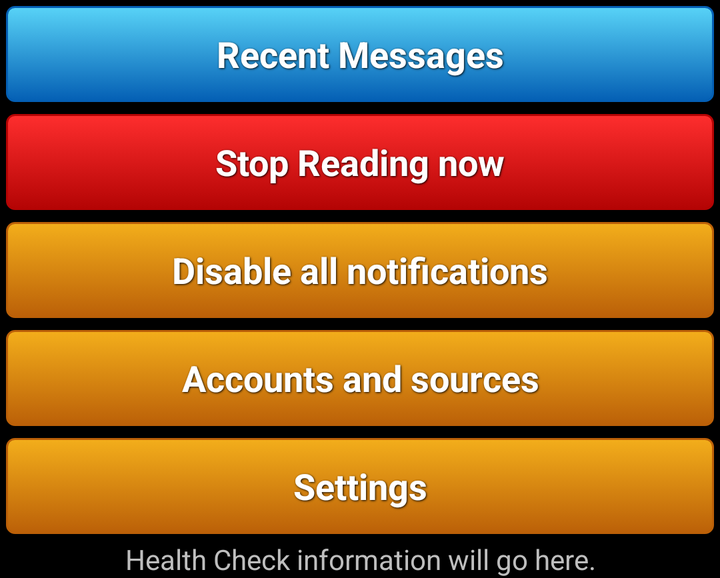
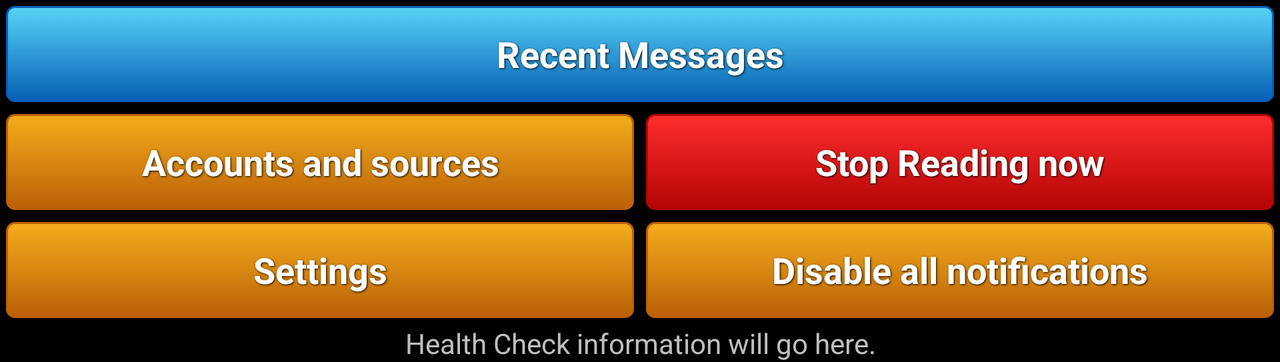

An Android layout and its configuration variant, each rendered on a device that would load it. The default file and the variant file are quoted in full after the pictures.
<!-- AndroidManifest.xml: application theme android:Theme.Holo -->
<!-- res/layout/screen_home.xml -->
<?xml version="1.0" encoding="utf-8"?>
<LinearLayout xmlns:android="http://schemas.android.com/apk/res/android"
    android:layout_width="fill_parent"
    android:layout_height="wrap_content"
    android:layout_gravity="center_vertical"
    android:orientation="vertical" >

    <Button
        android:id="@+id/home_recentMessages"
        style="@style/ButtonTextBlue"
        android:layout_width="fill_parent"
        android:layout_height="wrap_content"
        android:onClick="launchRecentMessages"
        android:text="@string/recent_messages" />

    <Button
        android:id="@+id/home_stopReadingNow"
        style="@style/ButtonTextRed"
        android:layout_width="fill_parent"
        android:layout_height="wrap_content"
        android:onClick="stopReadingNow"
        android:text="@string/stop_reading_now" />

    <Button
        android:id="@+id/home_disableAll"
        style="@style/ButtonTextOrange"
        android:layout_width="fill_parent"
        android:layout_height="wrap_content"
        android:onClick="disableEnableNotifications"
        android:text="@string/disable_all_notifications" />

    <Button
        android:id="@+id/home_accounts"
        style="@style/ButtonTextOrange"
        android:layout_width="fill_parent"
        android:layout_height="wrap_content"
        android:enabled="false"
        android:onClick="launchAccounts"
        android:text="@string/accounts_and_sources" />

    <Button
        android:id="@+id/home_settings"
        style="@style/ButtonTextOrange"
        android:layout_width="fill_parent"
        android:layout_height="wrap_content"
        android:onClick="launchSettings"
        android:text="@string/settings" />

    <TextView
        android:id="@+id/home_healthCheck"
        android:layout_width="match_parent"
        android:layout_height="wrap_content"
        android:gravity="center_horizontal"
        android:text="@string/health_check_placeholder" />

</LinearLayout>
<!-- resources referenced by this layout -->
<resources>
  <string name="accounts_and_sources">Accounts and sources</string>
  <string name="disable_all_notifications">Disable all notifications</string>
  <string name="health_check_placeholder">Health Check information will go here.</string>
  <string name="recent_messages">Recent Messages</string>
  <string name="settings">Settings</string>
  <string name="stop_reading_now">Stop Reading now</string>
  <style name="ButtonTextBlue">
          <item name="android:background">@drawable/btn_home_blue</item>
          <item name="android:layout_width">fill_parent</item>
          <item name="android:layout_height">wrap_content</item>
          <item name="android:textColor">#ffffff</item>
          <item name="android:gravity">center</item>
          <item name="android:layout_margin">3dp</item>
          <item name="android:textSize">18sp</item>
          <item name="android:textStyle">bold</item>
          <item name="android:shadowColor">#000000</item>
          <item name="android:shadowDx">1</item>
          <item name="android:shadowDy">1</item>
          <item name="android:shadowRadius">2</item>
      </style>
  <style name="ButtonTextOrange">
          <item name="android:background">@drawable/btn_home_orange</item>
          <item name="android:layout_width">fill_parent</item>
          <item name="android:layout_height">wrap_content</item>
          <item name="android:textColor">#ffffff</item>
          <item name="android:gravity">center</item>
          <item name="android:layout_margin">3dp</item>
          <item name="android:textSize">18sp</item>
          <item name="android:textStyle">bold</item>
          <item name="android:shadowColor">#000000</item>
          <item name="android:shadowDx">1</item>
          <item name="android:shadowDy">1</item>
          <item name="android:shadowRadius">2</item>
      </style>
  <style name="ButtonTextRed">
          <item name="android:background">@drawable/btn_home_red</item>
          <item name="android:layout_width">fill_parent</item>
          <item name="android:layout_height">wrap_content</item>
          <item name="android:textColor">#ffffff</item>
          <item name="android:gravity">center</item>
          <item name="android:layout_margin">3dp</item>
          <item name="android:textSize">18sp</item>
          <item name="android:textStyle">bold</item>
          <item name="android:shadowColor">#000000</item>
          <item name="android:shadowDx">1</item>
          <item name="android:shadowDy">1</item>
          <item name="android:shadowRadius">2</item>
      </style>
  <!-- drawable btn_home_red (drawable) -->
  <?xml version="1.0" encoding="utf-8"?>
  
  <selector xmlns:android="http://schemas.android.com/apk/res/android">
    	<item android:state_pressed="true">
        	<shape>
          	<solid android:color="#FE2E2E" />
            	<stroke android:width="1dp" android:color="#B40404" />
            	<corners android:radius="3dp" />
            	<padding android:bottom="10dp" android:left="10dp" android:right="10dp" android:top="10dp" />
        	</shape>
      </item>
      <item>
          <shape>
              <gradient android:angle="270" android:endColor="#B40404" android:startColor="#FE2E2E" />
              <stroke android:width="1dp" android:color="#B40404" />
              <corners android:radius="4dp" />
              <padding android:bottom="10dp" android:left="10dp" android:right="10dp" android:top="10dp" />
          </shape>
      </item>
  </selector>
</resources>
<!-- res/layout-land/screen_home.xml (the repository's variant of the layout above) -->
<!-- drawn on the phone turned sideways -->
<?xml version="1.0" encoding="utf-8"?>
<LinearLayout xmlns:android="http://schemas.android.com/apk/res/android"
    android:layout_width="fill_parent"
    android:layout_height="wrap_content"
    android:layout_gravity="center_vertical"
    android:orientation="vertical" >

    <LinearLayout
        android:layout_width="fill_parent"
        android:layout_height="wrap_content"
        android:layout_gravity="center_vertical"
        android:orientation="vertical" >

        <Button
            android:id="@+id/home_recentMessages"
            style="@style/ButtonTextBlue"
            android:layout_width="fill_parent"
            android:layout_height="wrap_content"
            android:onClick="launchRecentMessages"
            android:text="@string/recent_messages" />
    </LinearLayout>

    <LinearLayout
        android:layout_width="fill_parent"
        android:layout_height="wrap_content"
        android:layout_gravity="fill"
        android:baselineAligned="false"
        android:orientation="horizontal" >

        <LinearLayout
            android:layout_width="fill_parent"
            android:layout_height="wrap_content"
            android:layout_gravity="top|fill_horizontal"
            android:layout_weight="1"
            android:orientation="vertical" >

            <Button
                android:id="@+id/home_accounts"
                style="@style/ButtonTextOrange"
                android:layout_width="fill_parent"
                android:layout_height="wrap_content"
                android:enabled="false"
                android:onClick="launchAccounts"
                android:text="@string/accounts_and_sources" >
            </Button>

            <Button
                android:id="@+id/home_settings"
                style="@style/ButtonTextOrange"
                android:layout_width="fill_parent"
                android:layout_height="wrap_content"
                android:onClick="launchSettings"
                android:text="@string/settings" >
            </Button>
        </LinearLayout>

        <LinearLayout
            android:layout_width="fill_parent"
            android:layout_height="wrap_content"
            android:layout_gravity="top|fill_horizontal"
            android:layout_weight="1"
            android:orientation="vertical" >

            <Button
                android:id="@+id/home_stopReadingNow"
                style="@style/ButtonTextRed"
                android:layout_width="fill_parent"
                android:layout_height="wrap_content"
                android:onClick="stopReadingNow"
                android:text="@string/stop_reading_now" />

            <Button
                android:id="@+id/home_disableAll"
                style="@style/ButtonTextOrange"
                android:layout_width="fill_parent"
                android:layout_height="wrap_content"
                android:onClick="disableEnableNotifications"
                android:text="@string/disable_all_notifications" />
        </LinearLayout>
    </LinearLayout>

    <LinearLayout
        android:layout_width="fill_parent"
        android:layout_height="wrap_content"
        android:layout_gravity="center_vertical"
        android:orientation="vertical" >

        <TextView
            android:id="@+id/home_healthCheck"
            android:layout_width="fill_parent"
            android:layout_height="wrap_content"
            android:gravity="center_horizontal"
            android:text="@string/health_check_placeholder" >
        </TextView>
    </LinearLayout>

</LinearLayout>
